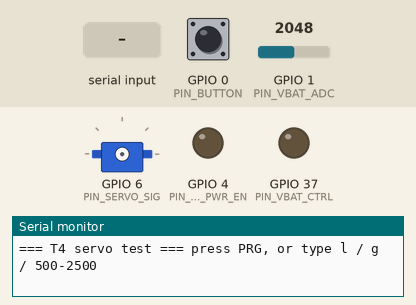
Simulated run of this sketch. Board: ESP32-S3. Parts: servo, output pins drawn as LEDs (lit = HIGH), the last lines printed to the serial monitor. Inputs (shaded band) come from the test bench; at power-on: GPIO 0 (PIN_BUTTON) HIGH, GPIO 1 (PIN_VBAT_ADC) = 2048. Servo pulses on a pin are drawn as a servo (544–2400 µs = 0–180°).

Above: at 2.7 s.
2.8 s: GPIO 0 (PIN_BUTTON) pulled LOW for 0.15 s
At 3.2 s:
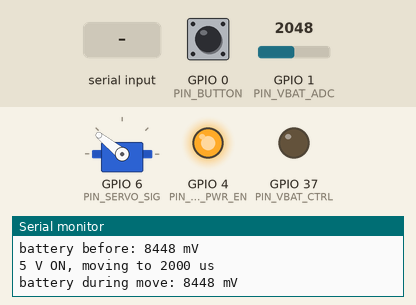
4.9 s: "l\n" received over Serial
At 6.7 s:
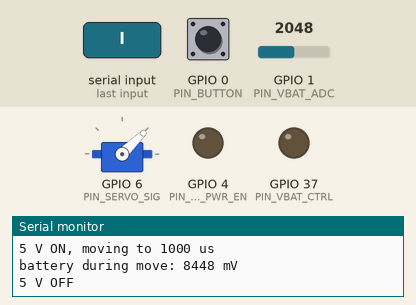
7.0 s: "g\n" received over Serial
At 8.2 s:
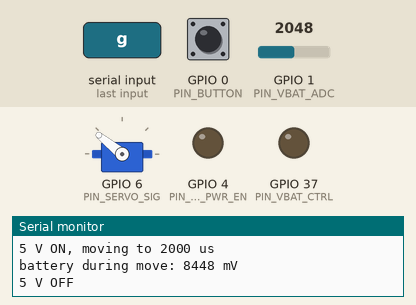
8.6 s: GPIO 0 (PIN_BUTTON) pulled LOW for 1 s
At 8.98 s:
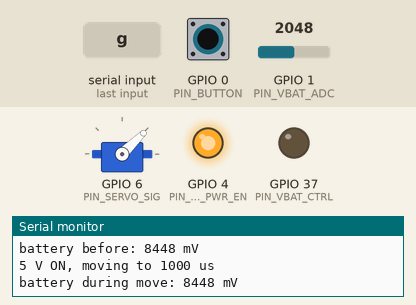
11.1 s: GPIO 0 (PIN_BUTTON) pulled LOW for 3.2 s
At 12.6 s:
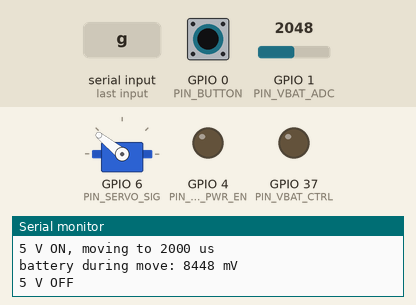
Timing chart, 0 to 14.1 s (numbered marks = the images above; inputs shaded):
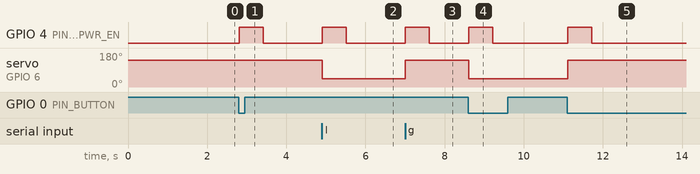

The sketch:

T4_servo.ino
```cpp
/*
  T4 – Servo + TPS63020 step-up test (collar wiring)
  ---------------------------------------------------
  Wiring (see the wiring diagram):
    GPIO4 (J3 pin 15) -> TPS63020 EN      (100 kΩ EN -> GND if the board has no pull-down)
    GPIO6 (J3 pin 17) -> servo signal (orange)
    TPS63020 VIN/GND  -> battery via the Y adapter, OUT -> servo red, servo brown -> GND
    470 µF across servo red/brown, + to red

  BEFORE connecting the servo: measure TPS63020 OUT with a multimeter while
  this sketch says "5 V ON" - it must read about 5.0 V.

  What it does: every press of the PRG button
    1. switches the 5 V step-up on
    2. moves the servo to the other position (LOCK <-> RING)
    3. switches the 5 V off again (servo unpowered, holds by friction)
  Serial prints battery voltage before and during the move, so you can see
  how much the battery sags under servo load.

  Adjust SERVO_US_LOCK / SERVO_US_RING until the latch moves exactly as the
  bell team wants, then copy the values into vf_collar/config.h.
  Serial Monitor 115200. Type 'l' (lock), 'g' (ring) or a number 500-2500 (µs).
*/
#include "heltec_v4.h"

#define SERVO_US_LOCK   1000     // clapper locked  (bell silent)
#define SERVO_US_RING   2000     // clapper free    (bell rings when the cow moves)
#define SERVO_MOVE_MS   600      // time the servo gets to reach the position

void servoPulse(uint16_t us) {
  Serial.printf("battery before: %u mV\n", batteryMv());
  ledcAttach(PIN_SERVO_SIG, 50, 14);                  // 50 Hz, 14 bit
  ledcWrite(PIN_SERVO_SIG, (uint32_t)us * 16384 / 20000);
  digitalWrite(PIN_SERVO_PWR_EN, HIGH);               // 5 V on
  Serial.printf("5 V ON, moving to %u us\n", us);
  delay(150);
  Serial.printf("battery during move: %u mV\n", batteryMv());
  delay(SERVO_MOVE_MS - 150);
  digitalWrite(PIN_SERVO_PWR_EN, LOW);                // 5 V off
  ledcDetach(PIN_SERVO_SIG);
  pinMode(PIN_SERVO_SIG, OUTPUT);
  digitalWrite(PIN_SERVO_SIG, LOW);                   // no signal into an unpowered servo
  Serial.println("5 V OFF");
}

void setup() {
  Serial.begin(115200);
  delay(1500);
  gpio_hold_dis((gpio_num_t)PIN_SERVO_PWR_EN);
  pinMode(PIN_SERVO_PWR_EN, OUTPUT);
  digitalWrite(PIN_SERVO_PWR_EN, LOW);
  pinMode(PIN_SERVO_SIG, OUTPUT);
  digitalWrite(PIN_SERVO_SIG, LOW);
  pinMode(PIN_BUTTON, INPUT_PULLUP);
  Serial.println("\n=== T4 servo test === press PRG, or type l / g / 500-2500");
}

void loop() {
  static bool ring = false;
  if (digitalRead(PIN_BUTTON) == LOW) {
    ring = !ring;
    servoPulse(ring ? SERVO_US_RING : SERVO_US_LOCK);
    while (digitalRead(PIN_BUTTON) == LOW) delay(10);
  }
  if (Serial.available()) {
    String s = Serial.readStringUntil('\n');
    s.trim();
    if (s == "l") servoPulse(SERVO_US_LOCK);
    else if (s == "g") servoPulse(SERVO_US_RING);
    else if (s.toInt() >= 500 && s.toInt() <= 2500) servoPulse(s.toInt());
  }
}
```

heltec_v4.h
```cpp
// =============================================================================
//  Heltec WiFi LoRa 32 V4 – board pins and helpers
//
//  Sources (checked Nov 2026):
//   - Heltec "WiFi LoRa 32 V4.3.1" datasheet, header tables J2/J3
//   - Meshtastic firmware variants/esp32s3/heltec_v4 (variant.h, LoRaFEMInterface)
//
//  The V4 has an RF front end (FEM) with a power amplifier between the SX1262
//  and the antenna. It MUST be powered and enabled, otherwise nothing is sent
//  or received. Two FEM chips exist:
//    V4.2  GC1109   : GPIO2 = enable (CSD), GPIO46 = PA on/bypass (CPS)
//    V4.3  KCT8103L : GPIO2 = enable (CSD), GPIO5  = TX/RX-bypass (CTX)
//  Both: GPIO7 switches the FEM's LDO. DIO2 of the SX1262 does TX/RX switching.
//  femInit() detects which one is fitted (same method as Meshtastic).
// =============================================================================
#pragma once

// Bench mode (VF_BENCH 1 in config.h): plain ESP32 dev board -> see bench_esp32.h
#if defined(VF_BENCH) && VF_BENCH
#include "bench_esp32.h"
#else

#include <Arduino.h>
#include "driver/gpio.h"

// ------------------------------------------------------------ SX1262 --------
#define PIN_LORA_NSS      8
#define PIN_LORA_SCK      9
#define PIN_LORA_MOSI     10
#define PIN_LORA_MISO     11
#define PIN_LORA_RST      12
#define PIN_LORA_BUSY     13
#define PIN_LORA_DIO1     14
#define LORA_TCXO_V       1.8f

// ------------------------------------------------------------ RF front end --
#define PIN_FEM_POWER     7      // VFEM LDO enable (HIGH = on)
#define PIN_FEM_EN        2      // CSD on both chips (HIGH = on)
#define PIN_FEM_GC_PA     46     // GC1109 CPS: HIGH = full PA, LOW = bypass
#define PIN_FEM_KCT_CTX   5      // KCT8103L CTX: HIGH = TX / RX bypass, LOW = RX LNA
// Net TX gain of the FEM is about +11 dB at low drive (Meshtastic measurements):
// SX1262 set to 5 dBm -> ~16 dBm (40 mW) at the antenna.

// ------------------------------------------------------------ GNSS (L76K) ---
// Plug-in GNSS module on the 8-pin SH1.25 GNSS connector.
#define PIN_GNSS_TX       38     // ESP32 -> GNSS
#define PIN_GNSS_RX       39     // GNSS  -> ESP32
#define PIN_GNSS_EN       34     // VGNSS_Ctrl, LOW = GNSS powered
#define PIN_GNSS_WAKE     40     // HIGH = keep awake, LOW = allow standby
#define PIN_GNSS_PPS      41
#define PIN_GNSS_RST      42     // LOW > 100 ms resets the L76K
#define GNSS_BAUD         9600

// ------------------------------------------------------------ board ---------
#define PIN_VEXT          36     // LOW = Vext (OLED + 3.3 V "Ve" pins) on
#define PIN_LED           35     // white LED, HIGH = on
#define PIN_BUTTON        0      // PRG button, LOW = pressed
#define PIN_VBAT_ADC      1      // battery divider 390k/100k
#define PIN_VBAT_CTRL     37     // HIGH = connect divider (only while measuring)
#define VBAT_MULTIPLIER   (4.9f * 1.045f)
#define PIN_OLED_SDA      17
#define PIN_OLED_SCL      18
#define PIN_OLED_RST      21
#define OLED_ADDR         0x3C

// ------------------------------------------------------------ our wiring ----
// Collar only. Both are RTC GPIOs on header J3 (no other use on the V4).
#define PIN_SERVO_SIG     6      // J3 pin 17 -> servo signal (orange)
#define PIN_SERVO_PWR_EN  4      // J3 pin 15 -> TPS63020 EN (HIGH = 5 V on)

// =============================================================================
//  RF front end control
// =============================================================================
enum FemType : uint8_t { FEM_NONE = 0, FEM_GC1109, FEM_KCT8103L };
static FemType g_fem = FEM_NONE;

static inline void femReleaseHolds() {
  gpio_hold_dis((gpio_num_t)PIN_FEM_POWER);
  gpio_hold_dis((gpio_num_t)PIN_FEM_EN);
  gpio_hold_dis((gpio_num_t)PIN_FEM_GC_PA);
  gpio_hold_dis((gpio_num_t)PIN_FEM_KCT_CTX);
}

// Call once before radio.begin(). Returns the detected FEM type.
static inline FemType femInit() {
  femReleaseHolds();
  pinMode(PIN_FEM_POWER, OUTPUT);
  digitalWrite(PIN_FEM_POWER, HIGH);
  delay(5);
  pinMode(PIN_FEM_EN, INPUT);              // KCT8103L pulls CSD high, GC1109 does not
  delay(1);
  if (digitalRead(PIN_FEM_EN) == HIGH) {
    g_fem = FEM_KCT8103L;
    pinMode(PIN_FEM_EN, OUTPUT);       digitalWrite(PIN_FEM_EN, HIGH);
    pinMode(PIN_FEM_KCT_CTX, OUTPUT);  digitalWrite(PIN_FEM_KCT_CTX, LOW);   // RX LNA
  } else {
    g_fem = FEM_GC1109;
    pinMode(PIN_FEM_EN, OUTPUT);       digitalWrite(PIN_FEM_EN, HIGH);
    pinMode(PIN_FEM_GC_PA, OUTPUT);    digitalWrite(PIN_FEM_GC_PA, LOW);
  }
  return g_fem;
}

static inline const char *femName() {
  return g_fem == FEM_GC1109 ? "GC1109 (V4.2)" : g_fem == FEM_KCT8103L ? "KCT8103L (V4.3)" : "none";
}

// Call right before radio.transmit()
static inline void femTx() {
  digitalWrite(PIN_FEM_POWER, HIGH);
  digitalWrite(PIN_FEM_EN, HIGH);
  if (g_fem == FEM_GC1109)   digitalWrite(PIN_FEM_GC_PA, HIGH);
  if (g_fem == FEM_KCT8103L) digitalWrite(PIN_FEM_KCT_CTX, HIGH);
}

// Call right after transmit() and before startReceive()
static inline void femRx() {
  digitalWrite(PIN_FEM_POWER, HIGH);
  digitalWrite(PIN_FEM_EN, HIGH);
  if (g_fem == FEM_GC1109)   digitalWrite(PIN_FEM_GC_PA, LOW);
  if (g_fem == FEM_KCT8103L) digitalWrite(PIN_FEM_KCT_CTX, LOW);
}

// Before deep sleep: FEM off (µA) and pins frozen in that state.
static inline void femSleep() {
  digitalWrite(PIN_FEM_EN, LOW);
  if (g_fem == FEM_GC1109)   digitalWrite(PIN_FEM_GC_PA, LOW);
  if (g_fem == FEM_KCT8103L) { digitalWrite(PIN_FEM_KCT_CTX, LOW); digitalWrite(PIN_FEM_POWER, LOW); }
  gpio_hold_en((gpio_num_t)PIN_FEM_POWER);
  gpio_hold_en((gpio_num_t)PIN_FEM_EN);
  if (g_fem == FEM_GC1109)   gpio_hold_en((gpio_num_t)PIN_FEM_GC_PA);
  if (g_fem == FEM_KCT8103L) gpio_hold_en((gpio_num_t)PIN_FEM_KCT_CTX);
}

// =============================================================================
//  Battery voltage (mV). Divider is only connected while measuring.
// =============================================================================
static inline uint16_t batteryMv() {
  pinMode(PIN_VBAT_CTRL, OUTPUT);
  digitalWrite(PIN_VBAT_CTRL, HIGH);
  analogSetPinAttenuation(PIN_VBAT_ADC, ADC_2_5db);   // 0..~1.05 V range
  delay(5);
  uint32_t sum = 0;
  for (int i = 0; i < 8; i++) sum += analogReadMilliVolts(PIN_VBAT_ADC);
  digitalWrite(PIN_VBAT_CTRL, LOW);
  return (uint16_t)((sum / 8) * VBAT_MULTIPLIER);
}

// Rough LiPo state of charge from voltage (no load), 0..100 %
static inline uint8_t batteryPercent(uint16_t mv) {
  if (mv >= 4150) return 100;
  if (mv <= 3300) return 0;
  return (uint8_t)((mv - 3300) * 100UL / (4150 - 3300));
}

// =============================================================================
//  Vext (powers the OLED and the "Ve" header pins)
// =============================================================================
static inline void vextOn()  { pinMode(PIN_VEXT, OUTPUT); digitalWrite(PIN_VEXT, LOW);  delay(50); }
static inline void vextOff() { pinMode(PIN_VEXT, OUTPUT); digitalWrite(PIN_VEXT, HIGH); }

#endif  // VF_BENCH
```

Measured:
- after the input at 2.8 s, GPIO 4 (PIN_SERVO_PWR_EN): LOW → HIGH at once, → LOW 0.61 s later
- after the input at 4.9 s, GPIO 4 (PIN_SERVO_PWR_EN): LOW → HIGH at once, → LOW 0.61 s later; servo on GPIO 6 (PIN_SERVO_SIG): 141° → 44° at once
- after the input at 7.0 s, GPIO 4 (PIN_SERVO_PWR_EN): LOW → HIGH at once, → LOW 0.61 s later; servo on GPIO 6 (PIN_SERVO_SIG): 44° → 141° at once
- after the input at 8.6 s, GPIO 4 (PIN_SERVO_PWR_EN): LOW → HIGH at once, → LOW 0.61 s later; servo on GPIO 6 (PIN_SERVO_SIG): 141° → 44° at once
- after the input at 11.1 s, GPIO 4 (PIN_SERVO_PWR_EN): LOW → HIGH at once, → LOW 0.61 s later; servo on GPIO 6 (PIN_SERVO_SIG): 44° → 141° at once
